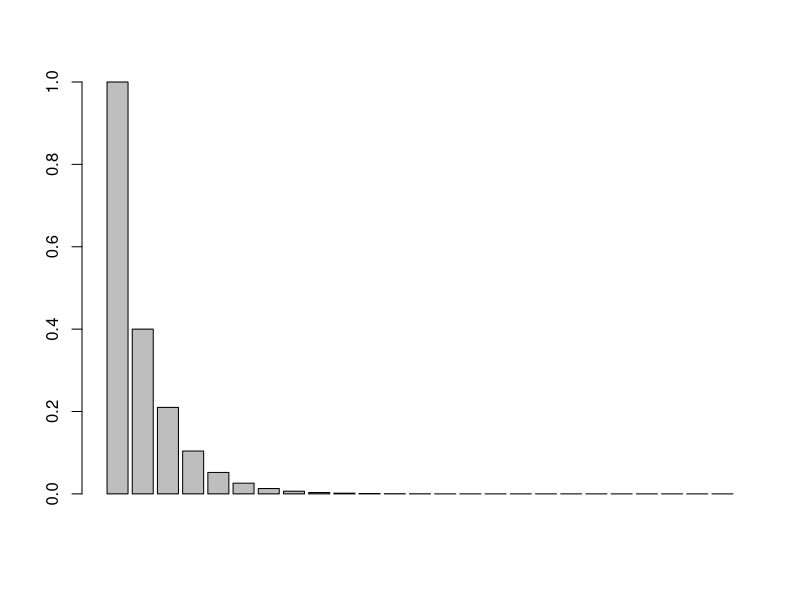
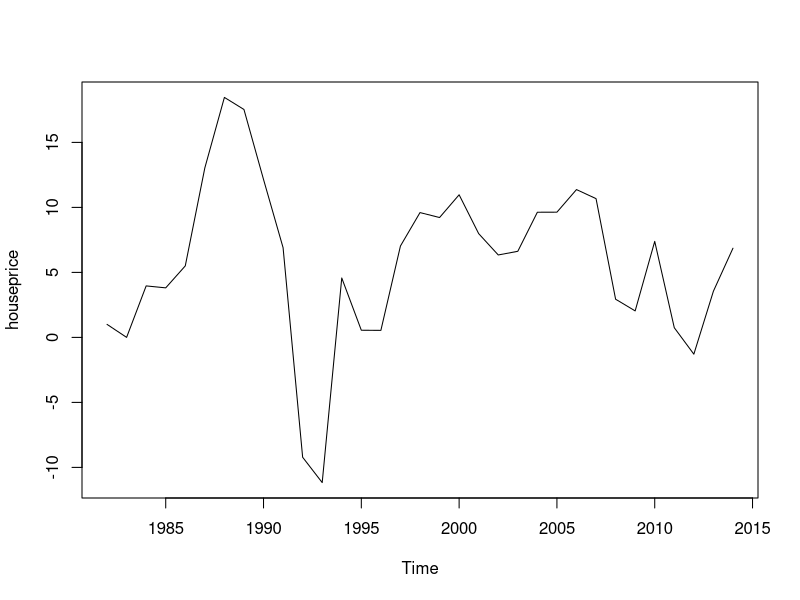
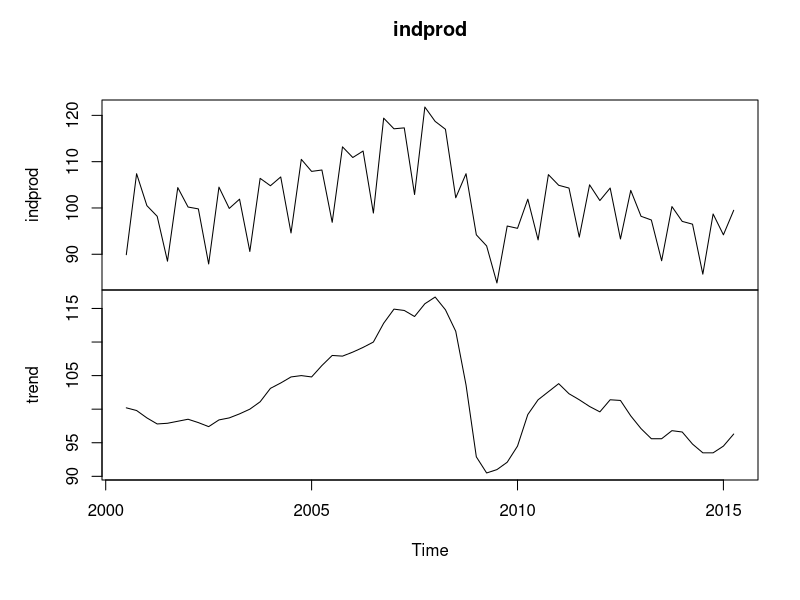
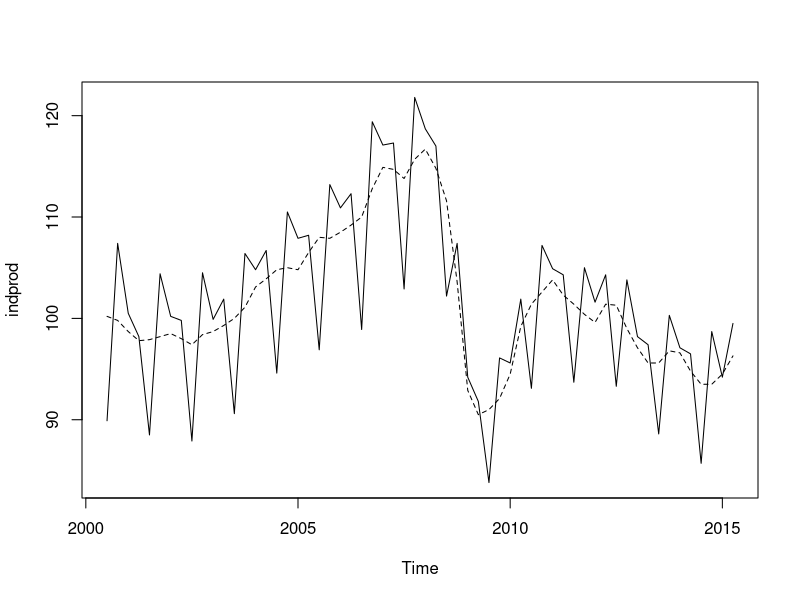
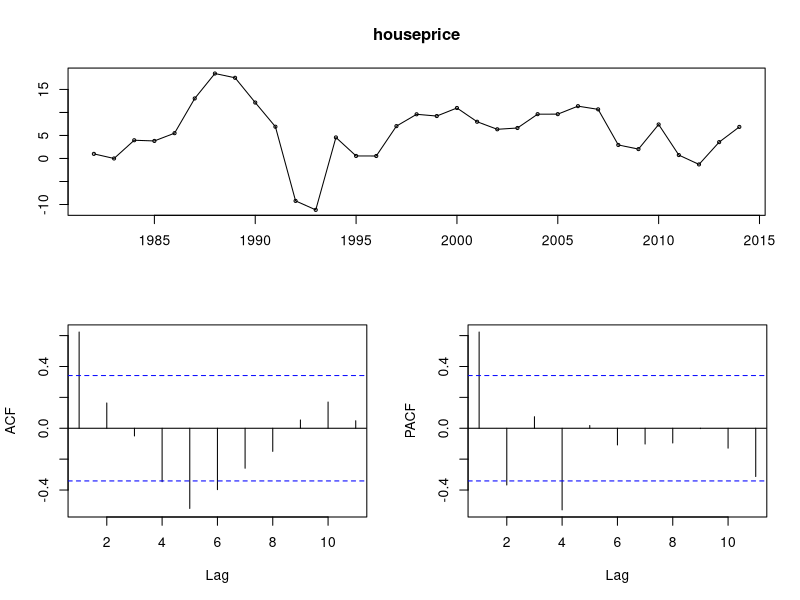
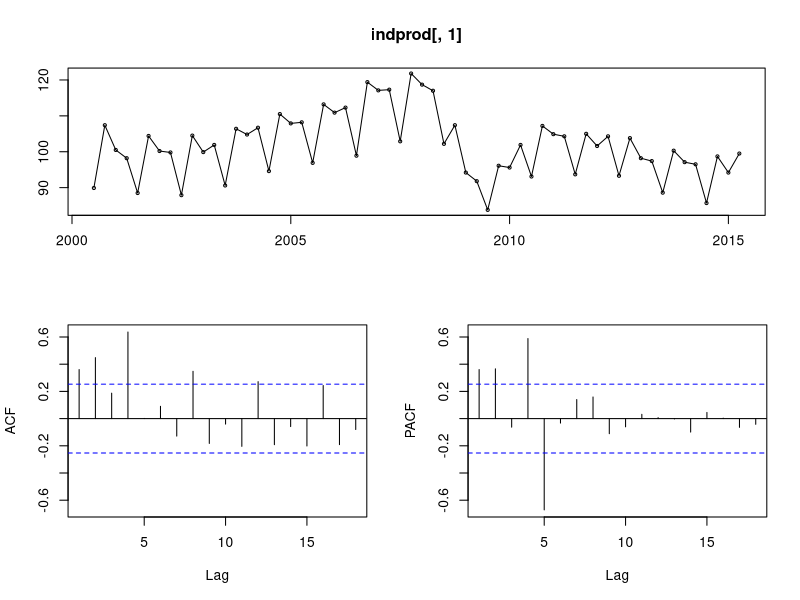
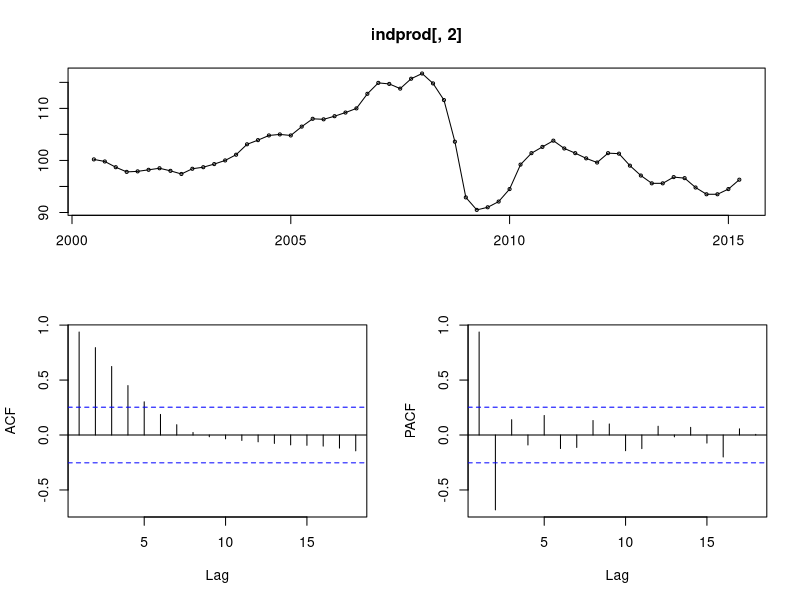
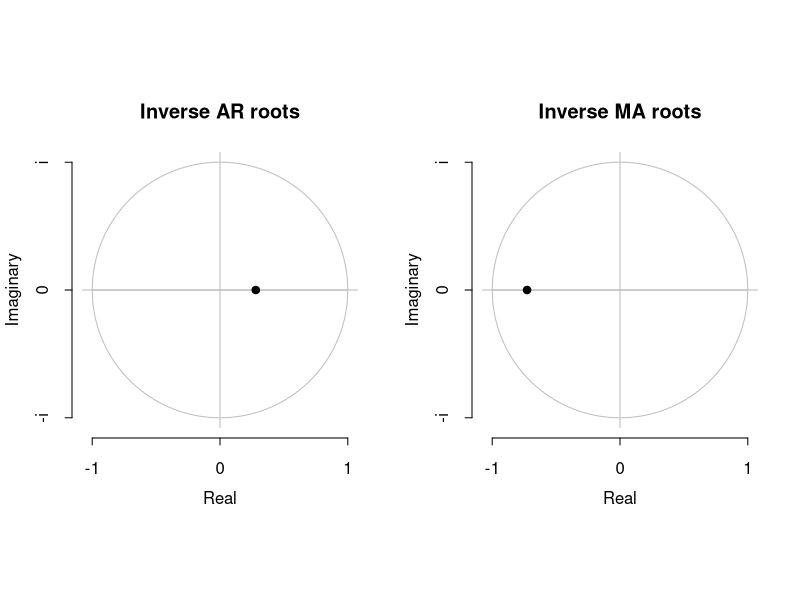

Source code (R) for these figures, in order:
######################
######################
# Dynamic multiplier
f11 <- function(j, lam1, lam2) {
  lam1^(j+1)/(lam1-lam2)+lam2^(j+1)/(lam2-lam1)
}

# Plot it for j=1, ..., 24
barplot(sapply(0:24, f11, lam1 = 0.5, lam2 = -0.1))



######################
######################
# House Price Index from Statistics Sweden, annual data 1982-2014
# Annual change
houseprice <- read.delim("houseprice.txt", header=FALSE)
houseprice <- ts(houseprice[, 2], start = 1982, frequency = 1, names = "Annual Change in House Price Index")

plot(houseprice)


# Merging series from different periods of time is easily accomplished
# Create a nonsense series, annual freq 1970-1999
temp <- ts(rnorm(30), start = 1970, frequency = 1)

merged <- cbind(houseprice, temp)






# Industrial Production from Statistics Sweden, quaterly data 2000Q3-2015Q2
indprod <- read.delim("industrialproduction.txt", header=TRUE)
indprod <- ts(indprod[, 2:3], start = c(2000, 3), frequency = 4)

# Multiple series can be plotted together or separately in the same figure
plot(indprod, plot.type = "multiple")
plot(indprod, plot.type = "single", lty = 1:2)

# Load the forecast package
library(forecast)

# tsdisplay plots the series, the ACF and the PACF
tsdisplay(houseprice)
tsdisplay(indprod[,1])
tsdisplay(indprod[,2])

# Estimate models: plot roots, compare AIC
house1 <- arima(houseprice, order = c(1, 0, 1))
plot(house1)
AIC(house1)

house2 <- arima(houseprice, order = c(3, 0, 0))
plot(house2)
AIC(house2)

house3 <- arima(houseprice, order = c(0, 0, 3))
plot(house3)
AIC(house3)

AIC(house1, house2, house3)


# !!!! WORD OF CAUTION !!!!

# Estimate an AR(1) by conditional sums of squares:
caution1 <- arima(houseprice, order = c(1, 0, 0), method = "CSS")
caution1 <- arima(houseprice, order = c(1, 0, 0), method = "ML")
caution1 <- arima(houseprice, order = c(1, 0, 0), method = "CSS-ML")

# House price index with its lag
houselag <- ts.union(houseprice, lag(houseprice, -1))
caution2 <- lm(houselag[, 1] ~ houselag[, 2])

# The 'intercept' in the arima output is actually not the intercept c, 
# it is the unconditional mean, which is c/(1-phi)
coef(caution1)
coef(caution2)

# Unconditional mean in caution2:
coef(caution2)[1]/(1-coef(caution2)[2])

# In the forecast package, there is a function for automatically selecting an appropriate arima model
autohouse    <- auto.arima(houseprice)
autoindprod  <- auto.arima(indprod[, 1])
autoindtrend <- auto.arima(indprod[, 2], max.D = 0, max.P = 0, max.Q = 0) # This is a trend: it should by construction be rid of any seasonal effects
